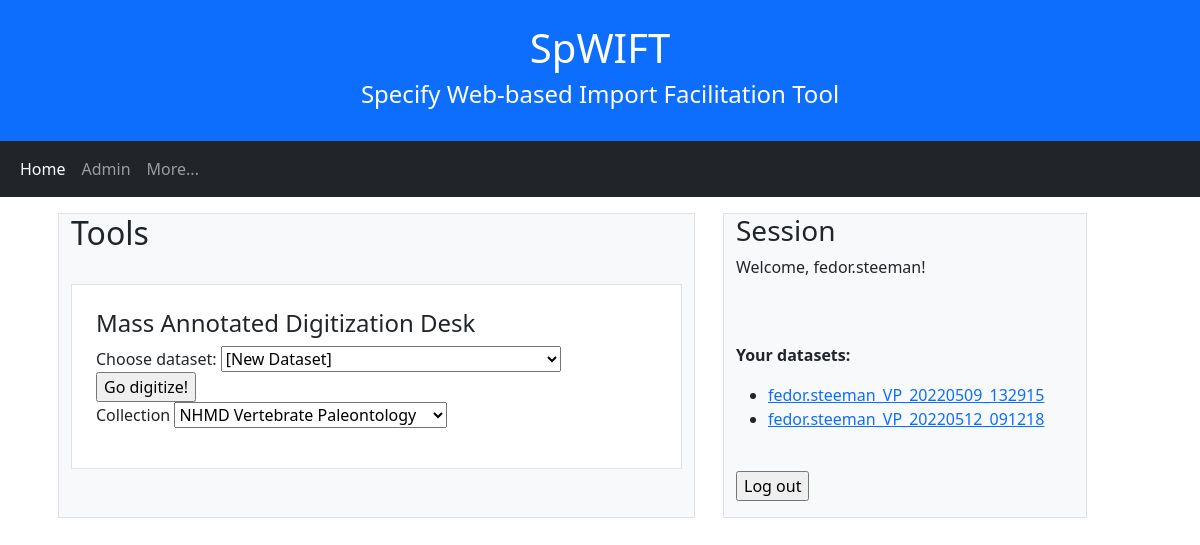
Page /spwift/ (signed in) on the committed database.
### spwift/models.py (models this page shows, shortened)
class SpecifyUser(models.Model):
    spid = models.IntegerField(null=True, blank=True)
    name = models.CharField(max_length=64)
    email = models.CharField(max_length=64)
    password = models.CharField(max_length=64)

class DataSet(models.Model):
    spid = models.IntegerField(null=True, blank=True)
    spuser = models.ForeignKey(SpecifyUser, on_delete=models.DO_NOTHING)
    name = models.CharField(max_length=128)
    collection = models.ForeignKey(Collection, on_delete=models.DO_NOTHING)
    public = models.BooleanField(null=True, blank=True)

### spwift/views.py (the view)
# urls.py: path('', index),
def index(request):
    print('index')
    userid = request.session.get('userid', -1)
    if userid < 1:
        context = { }
        logout(request)
    else:
        username = request.session.get('username', 'error')
        if username == 'error':
            context = { }
            logout(request)
        else:
            user = SpecifyUser.objects.get(pk=userid)
            username = user.name
            request.session['username'] = username
            datasets = DataSet.objects.filter(spuser=user)
            collections = Collection.objects.all()
            context = {
                'userid' : userid,
                'username' : username,
                'collections' : collections,
                'datasets' : datasets,
                }
    return render(request, 'spwift/index.html', context)

### spwift/templates/spwift/index.html (shortened to what this page needs)
{% extends "spwift/base.html" %}
{% block pagename %}Specify Web-based Import Facilitation Tool{% endblock %}
{% block contenttitle %}Tools{% endblock %}
{% block content %}
                <div class="row">
                    <div class="coll">
                        <div class="container-sm border bg-white">
                            <br>
                            <h4>Mass Annotated Digitization Desk</h4>
                            <form action="{% url 'spwift:digit' %}" method="post">{% csrf_token %}
                                <label for="dataset">Choose dataset:</label>
                                <select id="dataset" name="dataset" style="width:340px;">
                                    <option value="0">[New Dataset]</option>
                                </select>&nbsp;
                                <input type="submit" value="Go digitize!"/>
                                <br>
                                <label for="collection">Collection</label>
                                <select id="collection" name="collection">
                                    {% if collections %}
                                        {% for c in collections %}
                                    <option value="{{ c.pk }}">{{ c.name }}</option>
                                        {% endfor %}
                                    {% endif %}
                                </select>
                                <p>&nbsp;</p>
                            </form>
                        </div>
                    </div>
                </div>
                <div class="row">
                    <div class="coll">
                    </div>
                </div>
                <div class="row">
                    <div class="coll">
                    </div>
                </div>
            {% endblock %}
            {% block sessioninfo %}
                <p>Welcome, {{username}}!</p>
                <br/>
                <br/>
                {% if datasets %}
                <p><b>Your datasets:</b></p>
                    <ul>
                    {% for d in datasets %}
                        <li><a href="dataset/{{ d.pk }}/">{{ d.name }}</a></li>
                    {% endfor %}
                    </ul>
                {% endif %}
            {% endblock %}

### rows in the picture
SpecifyUser: name "fedor.steeman"
DataSet: name "fedor.steeman_VP_20220509_132915"
DataSet: name "fedor.steeman_VP_20220512_091218"

### other values in the picture
form field collection "NHMD Vertebrate Paleontology"
